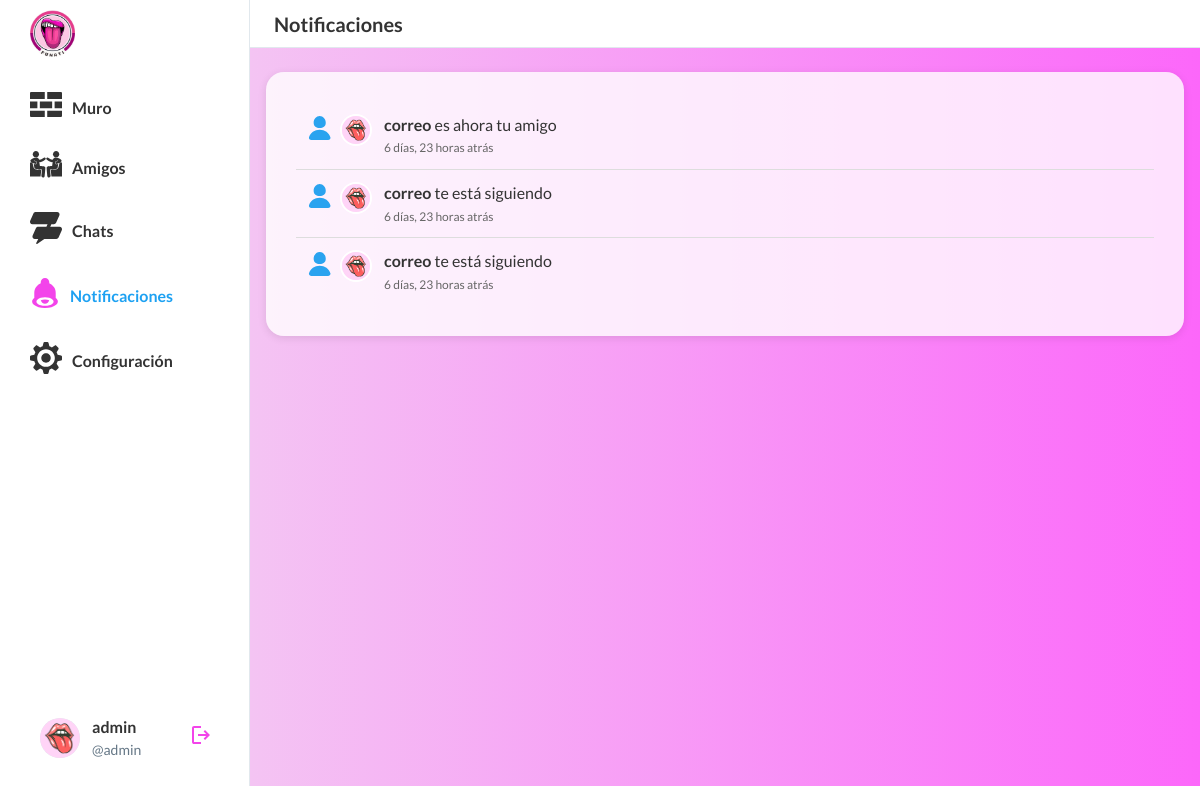
The app's page /notifications/ (signed in) with its own data.
### funATIAPP/models.py (models this page shows, shortened)
class Notification(models.Model):
    NOTIFICATION_TYPES = [
        ('follow', 'Follow'),
        ('friend', 'Friend'),
        ('comment', 'Comment'),
    ]
    recipient = models.ForeignKey(User, on_delete=models.CASCADE, related_name='notifications')
    sender = models.ForeignKey(User, on_delete=models.CASCADE, related_name='sent_notifications')
    notification_type = models.CharField(max_length=10, choices=NOTIFICATION_TYPES)
    publication = models.ForeignKey(Publication, on_delete=models.CASCADE, blank=True, null=True)
    comment = models.ForeignKey(Comment, on_delete=models.CASCADE, blank=True, null=True)
    message = models.TextField(blank=True, null=True)
    is_read = models.BooleanField(default=False)
    created_at = models.DateTimeField(auto_now_add=True)
    class Meta:
        ordering = ['-created_at']

### funATIAPP/views.py (the view)
# urls.py: path('notifications/', views.notifications_view, name='notifications'),
@login_required
def notifications_view(request):
    notifications = request.user.notifications.all()[:20]  # Limit to 20 most recent
    request.user.notifications.filter(is_read=False).update(is_read=True)
    return render(request, 'notifications.html', {'notifications': notifications})

### funATIAPP/context_processors.py (called while the page is built)
def user_settings(request):
    if request.user.is_authenticated:
        settings = UserSettings.get_user_settings(request.user)
        return {
            'user_settings': settings
        }
    return {
        'user_settings': None
    }

### funATIAPP/models.py (called while the page is built)
    @classmethod
    def get_user_settings(cls, user):
        settings, created = cls.objects.get_or_create(user=user)
        return settings

### funATIAPP/templates/notifications.html (shortened to what this page needs)
{% extends 'base.html' %}
{% load static %}
{% block page_title %}Notificaciones{% endblock %}
{% block extra_css %}
<link rel="stylesheet" href="{% static 'css/notifications.css' %}">
{% endblock %}
{% block content %}
<div class="notifications-container">
    {% if notifications %}
        {% for notification in notifications %}
            {% if notification.notification_type == 'follow' or notification.notification_type == 'friend' %}
                <a href="{% url 'funATIAPP:profile_detail' notification.sender.profile.id %}" class="notification-link">
            {% elif notification.notification_type == 'comment' and notification.publication %}
                <a href="{% url 'funATIAPP:publication_detail' notification.publication.id %}" class="notification-link">
            {% else %}
                <div class="notification-link">
            {% endif %}
                <div class="notification-item">
                    <div class="notification-icon">
                        {% if notification.sender.profile.avatar %}
                            <img src="{{ notification.sender.profile.avatar.url }}" alt="{{ notification.sender.username }}" class="profile-pic" />
                        {% else %}
                            <img src="{% static 'assets/user-placeholder.png' %}" alt="{{ notification.sender.username }}" class="profile-pic" />
                        {% endif %}
                    </div>
                    <div class="notification-content">
                        {% if notification.notification_type == 'follow' %}
                            <strong>{{ notification.sender.username }}</strong> te está siguiendo
                        {% elif notification.notification_type == 'friend' %}
                            <strong>{{ notification.sender.username }}</strong> es ahora tu amigo
                        {% elif notification.notification_type == 'comment' %}
                            <strong>{{ notification.sender.username }}</strong> respondió a tu publicación:<br />
                            {{ notification.comment.content|truncatechars:100 }}
                        {% else %}
                            {{ notification.message }}
                        {% endif %}
                        <div class="notification-time">
                            {{ notification.created_at|timesince }} atrás
                        </div>
                    </div>
                </div>
            {% if notification.notification_type == 'follow' or notification.notification_type == 'friend' or notification.notification_type == 'comment' %}
                </a>
            {% else %}
                </div>
            {% endif %}
        {% endfor %}
    {% else %}
        <div class="no-notifications">
            <p>No tienes notificaciones aún.</p>
        </div>
    {% endif %}
</div>
{% endblock %}

### funATIAPP/templates/menu-main.html (shortened to what this page needs)
{% load static %}
<nav class="sidebar">
      <div class="sidebar-logo">
        <a href="{% url 'funATIAPP:muro' %}">
          <img src="{% static 'assets/logo.png' %}" alt="FunATI" width="45px" height="auto">
        </a>
      </div>
      <div class="sidebar-nav">
        <a href="{% url 'funATIAPP:muro' %}" class="menu-item {% if request.resolver_match.url_name == 'muro' or request.resolver_match.url_name == 'app' %}active{% endif %}">
          <span class="icon-sidebar">
          </span>
          <span>Muro</span>
        </a>
        <a href="{% url 'funATIAPP:friends' %}" class="menu-item {% if request.resolver_match.url_name == 'friends' %}active{% endif %}">
                     <span class="icon-sidebar">
           </span>
          <span>Amigos</span>
        </a>
        <a href="{% url 'funATIAPP:chats' %}" class="menu-item {% if request.resolver_match.url_name == 'chats' or request.resolver_match.url_name == 'chat_room' %}active{% endif %}">
                     <span class="icon-sidebar">
           </span>
          <span>Chats</span>
        </a>
        <a href="{% url 'funATIAPP:notifications' %}" class="menu-item {% if request.resolver_match.url_name == 'notifications' %}active{% endif %}">
                     <span class="icon-sidebar">
           </span>
          <span>Notificaciones</span>
        </a>
        <a href="{% url 'funATIAPP:settings' %}" class="menu-item {% if request.resolver_match.url_name == 'settings' or request.resolver_match.url_name == 'edit_profile' %}active{% endif %}">
                     <span class="icon-sidebar">
           </span>
          <span>Configuración</span>
        </a>
      </div>
      <div class="sidebar-footer">
        {% if user.is_authenticated %}
        <a href="{% url 'funATIAPP:profile' %}" class="profile-btn">
          <span class="sidebar-avatar">
            {% if user.profile.avatar %}
              <img src="{{ user.profile.avatar.url }}" alt="Avatar" class="sidebar-avatar-img" />
            {% else %}
              <img src="{% static 'assets/user-placeholder.png' %}" alt="Avatar" class="sidebar-avatar-img" />
            {% endif %}
          </span>
          <span class="user-info user-info2">
            <span class="user-name">
              {% if user.first_name or user.last_name %}
                {{ user.first_name }} {{ user.last_name }}
              {% else %}
                {{ user.username }}
              {% endif %}
            </span>
            <span class="user-username">@{{ user.username }}</span>
          </span>
        </a>
        {% endif %}
        <a href="{% url 'funATIAPP:logout' %}" class="logout-btn" title="Cerrar sesión">
          <span>
            <svg
              xmlns="http://www.w3.org/2000/svg"
              height="24px"
              viewBox="0 -960 960 960"
              width="24px"
              fill="#F344EA"
            >
              <path
                d="M200-120q-33 0-56.5-23.5T120-200v-560q0-33 23.5-56.5T200-840h280v80H200v560h280v80H200Zm440-160-55-58 102-102H360v-80h327L585-622l55-58 200 200-200 200Z"
              />
            </svg>
          </span>
        </a>
    </div>
</nav>

### funATIAPP/static/css/styles.css (style rules this page uses)
:root { --primary-color: #f344ea; --text-color: #333; --light-gray: #f5f5f5; --border-color: #e1e8ed; --font-main: "Lato", -apple-system, BlinkMacSystemFont, "Segoe UI", Roboto, Helvetica, Arial, sans-serif; --sidebar-width: 250px; --bg-primary: white; --bg-sidebar: white; --bg-topbar: white; --bg-container: rgba(255, 255, 255, 0.8); --text-primary: #333; --text-secondary: #657786; --border-light: #e1e8ed; }
* { margin: 0; padding: 0; box-sizing: border-box; }
body { font-family: var(--font-main); color: var(--text-primary); line-height: 1.5; background-color: var(--bg-primary); display: grid; grid-template-columns: var(--sidebar-width) 1fr; height: 100vh; overflow: hidden; }
.sidebar { position: relative; height: 100vh; width: var(--sidebar-width); padding: 20px; padding-top: 10px; border-right: 1px solid var(--border-light); background-color: var(--bg-sidebar); display: flex; flex-direction: column; overflow-y: auto; }
.sidebar-logo { font-size: 24px; font-weight: bold; margin-bottom: 16px; padding-left: 10px; }
.sidebar-nav { display: flex; flex-direction: column; flex-grow: 1; overflow-y: auto; gap: 8px; }
.sidebar-nav a { display: flex; align-items: center; gap: 10px; padding: 10px; border-radius: 20px; text-decoration: none; color: var(--text-primary); font-weight: bold; transition: all 0.2s; }
.sidebar-nav a.active { color: #1DA1F2; }
.sidebar-nav a.active .icon-sidebar svg { fill: var(--primary-color); }
.sidebar-footer { margin-top: auto; padding: 12px 8px; display: flex; align-items: center; gap: 8px; width: 100%; box-sizing: border-box; }
.profile-btn { display: flex; align-items: center; gap: 12px; flex: 1; min-width: 0; padding: 8px 12px; border-radius: 20px; text-decoration: none; color: var(--text-primary); transition: background-color 0.2s; }
.sidebar-avatar { width: 40px; height: 40px; border-radius: 50%; background-color: #e1e8ed; flex-shrink: 0; display: block; }
.user-info { display: flex; flex-direction: column; flex: 1; min-width: 0; overflow: hidden; }
.user-name { font-weight: bold; white-space: nowrap; overflow: hidden; text-overflow: ellipsis; }
.user-username { color: var(--text-secondary); font-size: 14px; white-space: nowrap; overflow: hidden; text-overflow: ellipsis; }
.logout-btn { background: none; border: none; cursor: pointer; padding: 8px; border-radius: 50%; transition: background-color 0.2s; flex-shrink: 0; }

### funATIAPP/static/css/notifications.css (style rules this page uses)
.notifications-container { background-color: var(--bg-container); padding: 30px; border-radius: 18px; box-shadow: 0 2px 8px rgba(0, 0, 0, 0.1); }
.notification-link { display: block; text-decoration: none; color: inherit; border-radius: 8px; transition: background-color 0.2s ease; }
.notification-item { display: flex; align-items: flex-start; gap: 12px; padding: 12px; border-bottom: 1px solid #ddd; }
.notification-link:last-child .notification-item { border-bottom: none; }
.notification-icon { display: flex; position: relative; flex-shrink: 0; gap: 1rem; }
.notification-symbol { width: 24px; height: 24px; margin-top: 2px; z-index: 1; }
.profile-pic { width: 32px; height: 32px; border-radius: 50%; object-fit: cover; margin-left: -8px; border: 2px solid white; }
.notification-content { font-size: 16px; line-height: 1.4; flex: 1; }
.notification-content strong { font-weight: bold; }
.notification-time { font-size: 12px; color: #666; margin-top: 4px; }

### funATIAPP/templates/menu-main.html (style rules this page uses)
.sidebar-avatar-img { width: 40px; height: 40px; border-radius: 50%; object-fit: cover; }
.sidebar-avatar { display: flex; align-items: center; justify-content: center; width: 40px; height: 40px; border-radius: 50%; background-color: #e1e8ed; overflow: hidden; }
.sidebar .sidebar-nav .menu-item { color: var(--text-primary) !important; }
.sidebar .sidebar-nav .menu-item.active { color: #1DA1F2 !important; }
.sidebar .sidebar-nav .menu-item.active .icon-sidebar { color: #F344EA !important; }
.logout-btn { display: flex; align-items: center; justify-content: center; width: 40px; height: 40px; border-radius: 50%; text-decoration: none; background: none; border: none; cursor: pointer; transition: background-color 0.2s ease; }

### records on screen
Notification: sender.username "correo", created_at "6 días, 23 horas"
Notification: sender.username "correo", created_at "6 días, 23 horas"
Notification: sender.username "correo", created_at "6 días, 23 horas"

### other values on screen
{{ user.username }} "admin"
